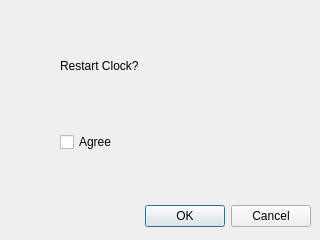
<?xml version="1.0" encoding="UTF-8"?>
<ui version="4.0">
 <class>DialogRestartClock</class>
 <widget class="QDialog" name="DialogRestartClock">
  <property name="geometry">
   <rect>
    <x>0</x>
    <y>0</y>
    <width>320</width>
    <height>240</height>
   </rect>
  </property>
  <property name="windowTitle">
   <string>Dialog</string>
  </property>
  <widget class="QDialogButtonBox" name="buttonBox">
   <property name="geometry">
    <rect>
     <x>10</x>
     <y>200</y>
     <width>301</width>
     <height>32</height>
    </rect>
   </property>
   <property name="orientation">
    <enum>Qt::Orientation::Horizontal</enum>
   </property>
   <property name="standardButtons">
    <set>QDialogButtonBox::StandardButton::Cancel|QDialogButtonBox::StandardButton::Ok</set>
   </property>
  </widget>
  <widget class="QLabel" name="label">
   <property name="geometry">
    <rect>
     <x>60</x>
     <y>40</y>
     <width>151</width>
     <height>51</height>
    </rect>
   </property>
   <property name="text">
    <string>Restart Clock?</string>
   </property>
  </widget>
  <widget class="QCheckBox" name="agreeCheckBox">
   <property name="geometry">
    <rect>
     <x>60</x>
     <y>130</y>
     <width>85</width>
     <height>24</height>
    </rect>
   </property>
   <property name="text">
    <string>Agree</string>
   </property>
  </widget>
 </widget>
 <resources/>
 <connections>
  <connection>
   <sender>buttonBox</sender>
   <signal>accepted()</signal>
   <receiver>DialogRestartClock</receiver>
   <slot>accept()</slot>
   <hints>
    <hint type="sourcelabel">
     <x>248</x>
     <y>254</y>
    </hint>
    <hint type="destinationlabel">
     <x>157</x>
     <y>274</y>
    </hint>
   </hints>
  </connection>
  <connection>
   <sender>buttonBox</sender>
   <signal>rejected()</signal>
   <receiver>DialogRestartClock</receiver>
   <slot>reject()</slot>
   <hints>
    <hint type="sourcelabel">
     <x>316</x>
     <y>260</y>
    </hint>
    <hint type="destinationlabel">
     <x>286</x>
     <y>274</y>
    </hint>
   </hints>
  </connection>
 </connections>
</ui>
